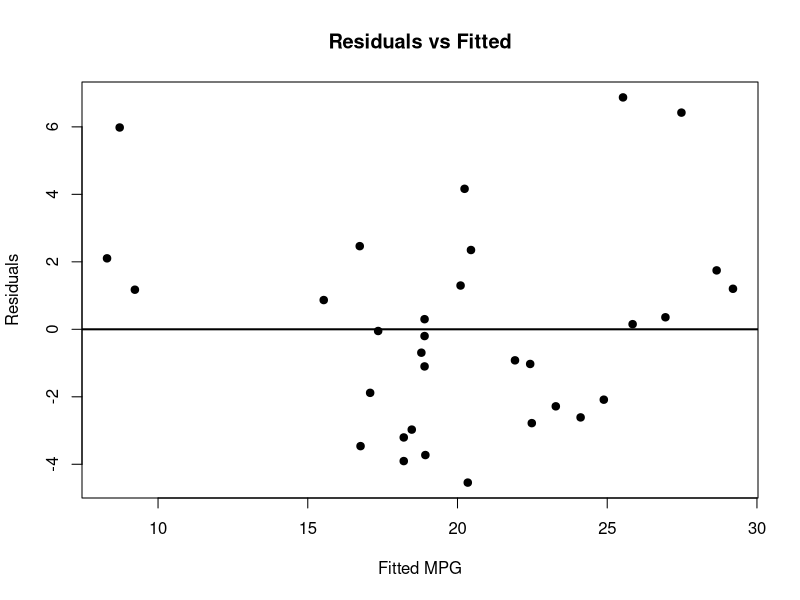
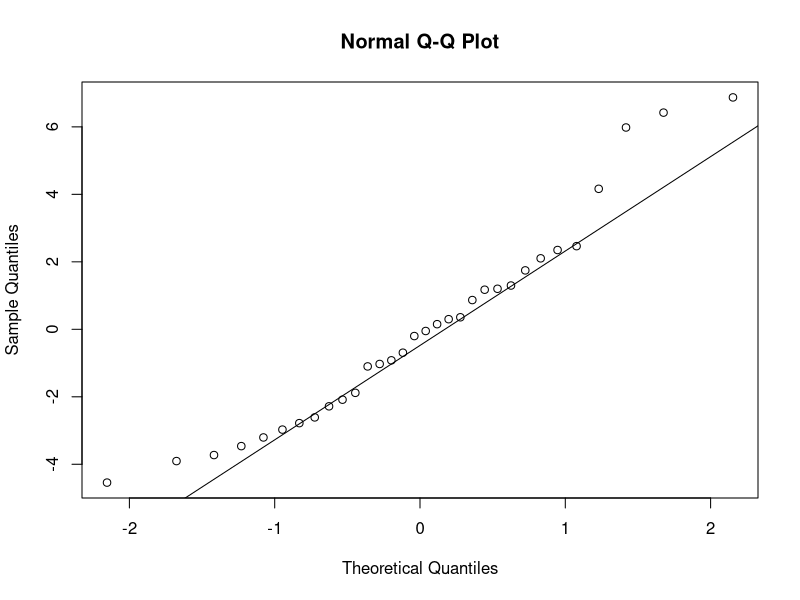

Reproduce these figures in R, in order.
# Load dataset
data(mtcars)

# Fit model
simple_model <- lm(mpg ~ wt, data = mtcars)

# Fitted values and residuals
fitted_values <- fitted(simple_model)
residual_values <- resid(simple_model)

# Display values
head(
  data.frame(
    fitted = fitted_values,
    residual = residual_values
  )
)

# Residuals vs Fitted
plot(
  fitted_values,
  residual_values,
  main = "Residuals vs Fitted",
  xlab = "Fitted MPG",
  ylab = "Residuals",
  pch = 19
)

abline(h = 0, lwd = 2)

# Normal Q-Q plot
qqnorm(residual_values)
qqline(residual_values)
